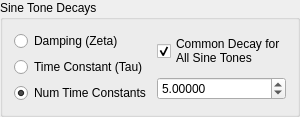
        <widget class="QGroupBox" name="decay_groupbox">
         <property name="title">
          <string>Sine Tone Decays</string>
         </property>
         <layout class="QHBoxLayout" name="horizontalLayout_5">
          <item>
           <layout class="QVBoxLayout" name="decay_type_layout">
            <item>
             <widget class="QRadioButton" name="damping_zeta_button">
              <property name="toolTip">
               <string>&lt;html&gt;&lt;head/&gt;&lt;body&gt;&lt;p&gt;&lt;span style=&quot; font-weight:600;&quot;&gt;Damping (Zeta)&lt;/span&gt;&lt;/p&gt;&lt;p&gt;If this is selected, decay will be specified as a critical damping ratio (specified by the variable zeta in many formulas).&lt;/p&gt;&lt;/body&gt;&lt;/html&gt;</string>
              </property>
              <property name="text">
               <string>Damping (Zeta)</string>
              </property>
             </widget>
            </item>
            <item>
             <widget class="QRadioButton" name="time_constant_tau_button">
              <property name="toolTip">
               <string>&lt;html&gt;&lt;head/&gt;&lt;body&gt;&lt;p&gt;&lt;span style=&quot; font-weight:600;&quot;&gt;Time Constant (Tau)&lt;/span&gt;&lt;/p&gt;&lt;p&gt;If this is selected, decay will be specified as a time constant (specified by the variable tau in many formulas). The time constant is time where the decay has reached 63.2% of the original value.&lt;/p&gt;&lt;/body&gt;&lt;/html&gt;</string>
              </property>
              <property name="text">
               <string>Time Constant (Tau)</string>
              </property>
             </widget>
            </item>
            <item>
             <widget class="QRadioButton" name="num_time_constants_button">
              <property name="toolTip">
               <string>&lt;html&gt;&lt;head/&gt;&lt;body&gt;&lt;p&gt;&lt;span style=&quot; font-weight:600;&quot;&gt;Number Time Constants&lt;/span&gt;&lt;/p&gt;&lt;p&gt;If this is selected, decay will be specified as the number of time constants (specified by the variable tau in many formulas within the block. The time constant is time where the decay has reached 63.2% of the original value. The if the number of time constants is set to 5, the decay will be such that the time constant will be 1/5 of the the block size.&lt;/p&gt;&lt;/body&gt;&lt;/html&gt;</string>
              </property>
              <property name="text">
               <string>Num Time Constants</string>
              </property>
              <property name="checked">
               <bool>true</bool>
              </property>
             </widget>
            </item>
           </layout>
          </item>
          <item>
           <layout class="QVBoxLayout" name="decay_value_layout">
            <item>
             <widget class="QCheckBox" name="common_decay_checkbox">
              <property name="toolTip">
               <string>&lt;html&gt;&lt;head/&gt;&lt;body&gt;&lt;p&gt;&lt;span style=&quot; font-weight:600;&quot;&gt;Common Decay for All Sine Tones&lt;/span&gt;&lt;/p&gt;&lt;p&gt;If selected, all sine tones will have the same decay value. If not selected, each sine tone's decay value can be specified individually.&lt;/p&gt;&lt;/body&gt;&lt;/html&gt;</string>
              </property>
              <property name="text">
               <string>Common Decay for
All Sine Tones</string>
              </property>
              <property name="checked">
               <bool>true</bool>
              </property>
             </widget>
            </item>
            <item>
             <widget class="QDoubleSpinBox" name="decay_value_selector">
              <property name="toolTip">
               <string>&lt;html&gt;&lt;head/&gt;&lt;body&gt;&lt;p&gt;&lt;span style=&quot; font-weight:600;&quot;&gt;Decay Value&lt;/span&gt;&lt;/p&gt;&lt;p&gt;This is the numerical value used to specify the damping.  The meaning of this value will depend on the type of decay selected (Damping, Time Constant, or Num Time Constants).&lt;/p&gt;&lt;/body&gt;&lt;/html&gt;</string>
              </property>
              <property name="decimals">
               <number>5</number>
              </property>
              <property name="value">
               <double>5.000000000000000</double>
              </property>
             </widget>
            </item>
           </layout>
          </item>
         </layout>
        </widget>
